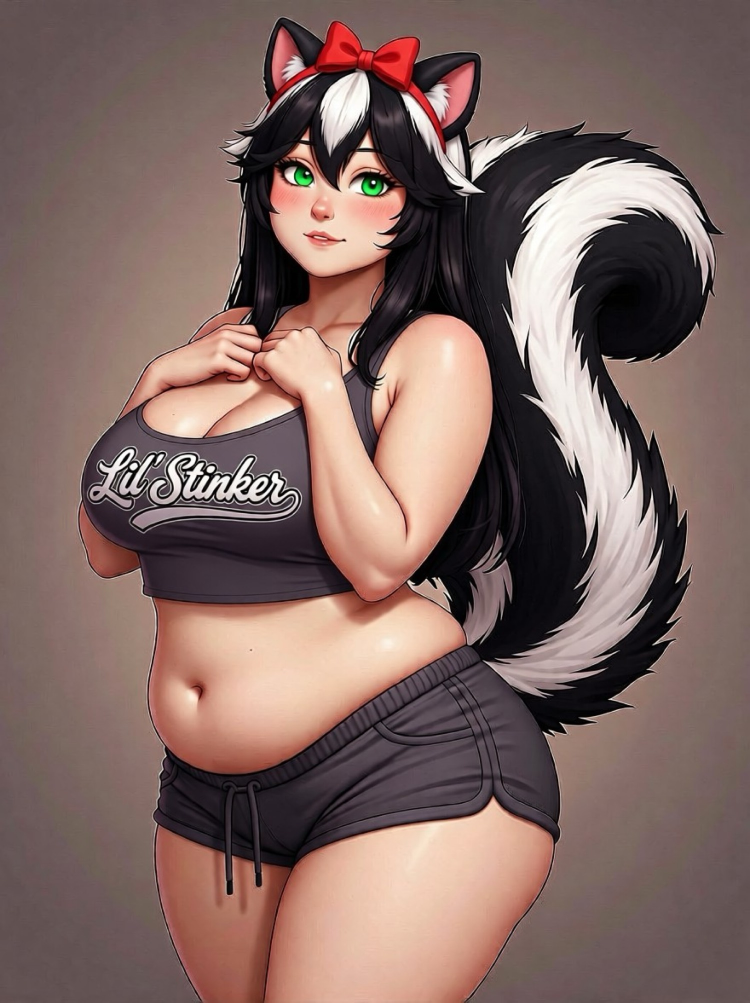
#> input picture attachments/IMG_9452.jpg, 1500 x 2005 px (shown at 1/2 size)
$ python despill_outlines.py ../attachments/IMG_9452.jpg
#> lines starting #> are read from the running program, lines starting #| are printed output that depends on the picture; after the words box and inside, x2 and y2 are one past the last pixel; in counts of white or black regions, pixels touching at a corner belong together
#!/usr/bin/env python3
"""Cut chroma-green fringe, despill outlines, inpaint leftover screen holes. Keeps the eyes."""
from __future__ import annotations

from collections import deque
from pathlib import Path

import numpy as np
from PIL import Image, ImageFilter


def label(mask: np.ndarray) -> tuple[np.ndarray, int]:
    h, w = mask.shape
    out = np.zeros((h, w), np.int32)
    seen = np.zeros_like(mask)
    n = 0
    ys, xs = np.where(mask)
    for y, x in zip(ys.tolist(), xs.tolist()):
        if seen[y, x]:
            continue
        n += 1
        q = deque([(y, x)])
        seen[y, x] = True
        while q:
            cy, cx = q.popleft()
            out[cy, cx] = n
            for dy, dx in ((1, 0), (-1, 0), (0, 1), (0, -1)):
                ny, nx = cy + dy, cx + dx
                if 0 <= ny < h and 0 <= nx < w and mask[ny, nx] and not seen[ny, nx]:
                    seen[ny, nx] = True
                    q.append((ny, nx))
    return out, n


def clean(path: Path) -> None:
    im = Image.open(path).convert("RGBA")
    arr = np.array(im)
    r = arr[:, :, 0].astype(np.int16)
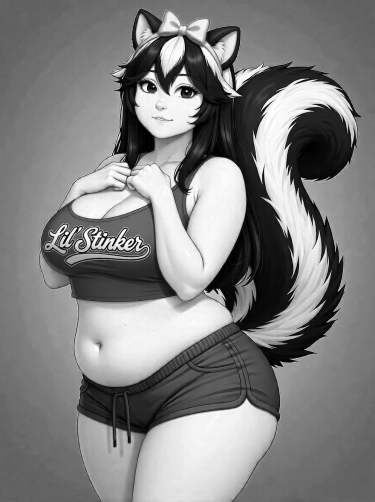
#> r: shape (2005, 1500) int16 (shown at 1/4 size); min 0, max 255, mean 128.4
    g = arr[:, :, 1].astype(np.int16)
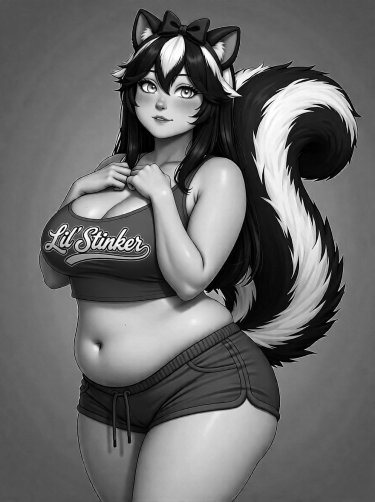
#> g: shape (2005, 1500) int16 (shown at 1/4 size); min 0, max 255, mean 104.2
    b = arr[:, :, 2].astype(np.int16)
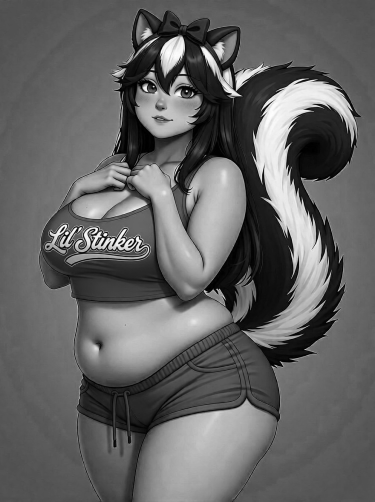
#> b: shape (2005, 1500) int16 (shown at 1/4 size); min 0, max 255, mean 98.9
    a = arr[:, :, 3]
#> a: shape (2005, 1500); every value is 255
    h, w = a.shape
    opaque = a > 16
#> opaque: shape (2005, 1500) bool; every value is 1
    chroma = opaque & (g > 80) & (g > r + 24) & (g > b + 18)
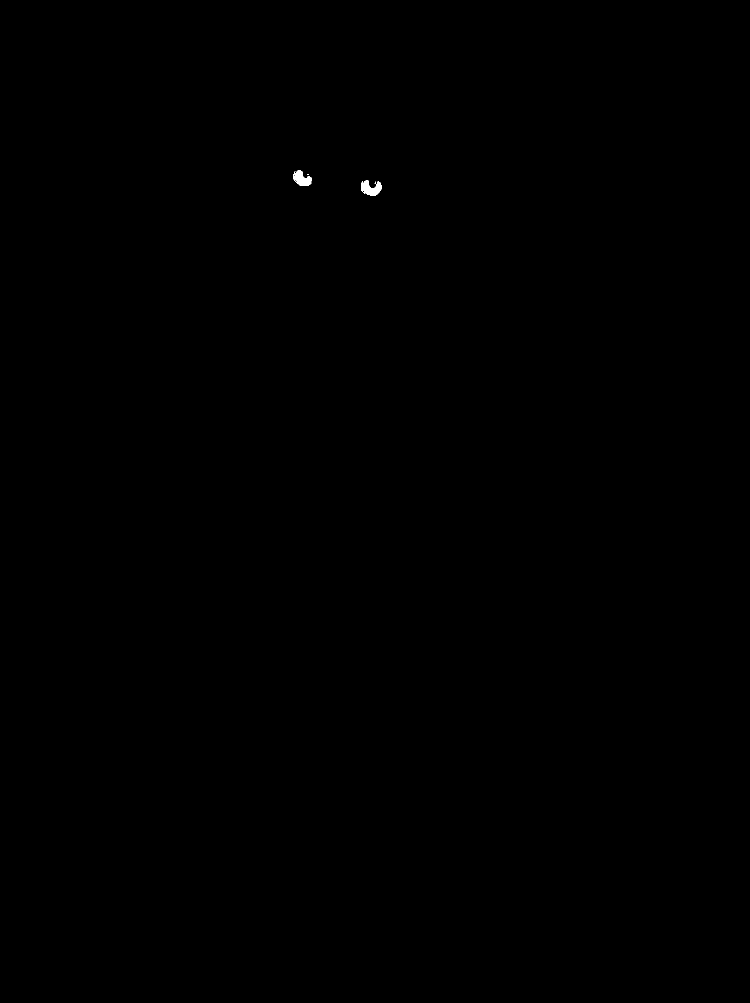
#> chroma: shape (2005, 1500) bool (shown at 1/2 size); 0.05% white; 4 white regions (2 under 20 px), largest, box (x1, y1, x2, y2) and area: (722, 361, 764, 391) 792, (587, 340, 624, 372) 709

    trans = Image.fromarray(((a < 24).astype(np.uint8) * 255))
#> trans: PIL image 1500x2005 L; every value is 0
    near = np.array(trans.filter(ImageFilter.MaxFilter(15))) > 0

    ys, xs = np.where(opaque)
    if len(ys) == 0:
        return
    top = int(ys.min())
#> top = 0
    span = max(1, int(ys.max() - top))
#> span = 2004

    comp, n = label(chroma)
#> in label, `ys, xs = np.where(mask)`: ys = 1516 values from 340 to 390; xs = 1516 values, max 763 at index 963, min 587 at index 94, mean 676.9
#> the loop in label, `for y, x in zip(ys.tolist(), xs.tolist()):` made 1516 passes
#> (y, x) on passes 1 to 3: (340, 597), (340, 598), (341, 595)
#> after the loop in label, `for y, x in zip(ys.tolist(), xs.tolist()):`: n = 15
#> n = 15
    eyes = np.zeros((h, w), dtype=bool)
    for i in range(1, n + 1):
        m = comp == i
        area = int(m.sum())
        if area < 30 or area > 900:
            continue
        yy, xx = np.where(m)
        bh = int(yy.max() - yy.min())
        bw = int(xx.max() - xx.min())
        if max(bh, bw) > 70:
            continue
        cy = float(yy.mean())
        if (cy - top) / span > 0.34:
            continue
        if (m & near).mean() > 0.35:
            continue
        eyes |= m
#> this loop made 15 passes
#> (area, bh, bw, cy) on passes 1, 3, 5: (661, 31, 33, 357.7), (39, 20, 4, 353.7), (790, 29, 41, 376.7)
#> eyes: shape (2005, 1500) bool; 0.05% white; 3 white regions, box (x1, y1, x2, y2) and area: (722, 361, 764, 391) 790, (590, 340, 624, 372) 661, (587, 343, 592, 364) 39
#> m: shape (2005, 1500) bool; 0% white in thin lines or dots, all inside (x1, y1, x2, y2) = (729, 387, 730, 388)

    spill = chroma & ~eyes
#> spill: shape (2005, 1500) bool; 0% white in thin lines or dots, all inside (x1, y1, x2, y2) = (590, 342, 752, 388)
    fringe = spill & near & (g > 115) & (r < 125) & (b < 135)
    arr[fringe, 3] = 0

    rest = spill & (arr[:, :, 3] > 0) & ~fringe
    pulled = np.minimum(g, np.maximum(r, b) + 2)
    arr[rest, 1] = pulled[rest].astype(np.uint8)

    # Strong leftover screen color (not eyes): paint from nearby real pixels.
    r = arr[:, :, 0].astype(np.int16)
    gch = arr[:, :, 1].astype(np.int16)
    b = arr[:, :, 2].astype(np.int16)
    strong = (arr[:, :, 3] > 16) & ~eyes & (gch > 140) & (gch > r + 35) & (gch > b + 30)
    src = (arr[:, :, 3] > 16) & ~strong
    painted = 0
    ys2, xs2 = np.where(strong)
#> ys2 = empty array; xs2 = empty array
    for y, x in zip(ys2.tolist(), xs2.tolist()):
        y0, y1 = max(0, y - 6), min(h, y + 7)
        x0, x1 = max(0, x - 6), min(w, x + 7)
        patch = src[y0:y1, x0:x1]
        if not patch.any():
            arr[y, x, 3] = 0
            continue
        cols = arr[y0:y1, x0:x1][:, :, :3][patch]
        arr[y, x, :3] = cols.mean(axis=0).astype(np.uint8)
        painted += 1
#> this loop made 0 passes
#> after the loop, painted = 0

    Image.fromarray(arr, "RGBA").save(path, "PNG", optimize=True)
    print(path.name, "fringe", int(fringe.sum()), "despill", int(rest.sum()), "inpaint", painted, "eyes", int(eyes.sum()))
#| IMG_9452.jpg fringe 0 despill 26 inpaint 0 eyes 1490


if __name__ == "__main__":
    import sys

    for p in sys.argv[1:]:
        clean(Path(p))

$ run again, on attachments/IMG_9522.jpg
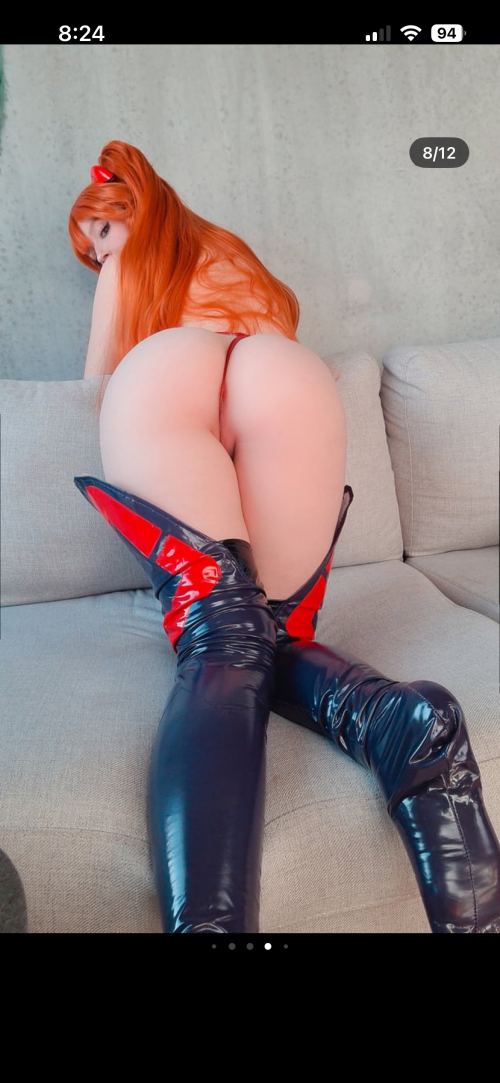
#> input picture attachments/IMG_9522.jpg, 1500 x 3247 px (shown at 1/3 size)
#> in clean, `r = arr[:, :, 0].astype(np.int16)`:
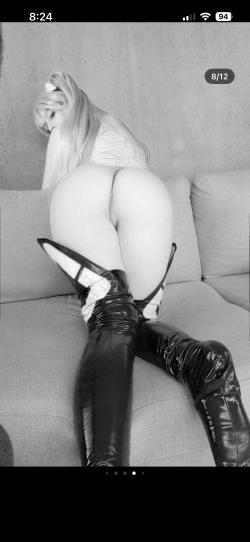
#> r: shape (3247, 1500) int16 (shown at 1/6 size); min 0, max 255, mean 126.8
#> in clean, `b = arr[:, :, 2].astype(np.int16)`:
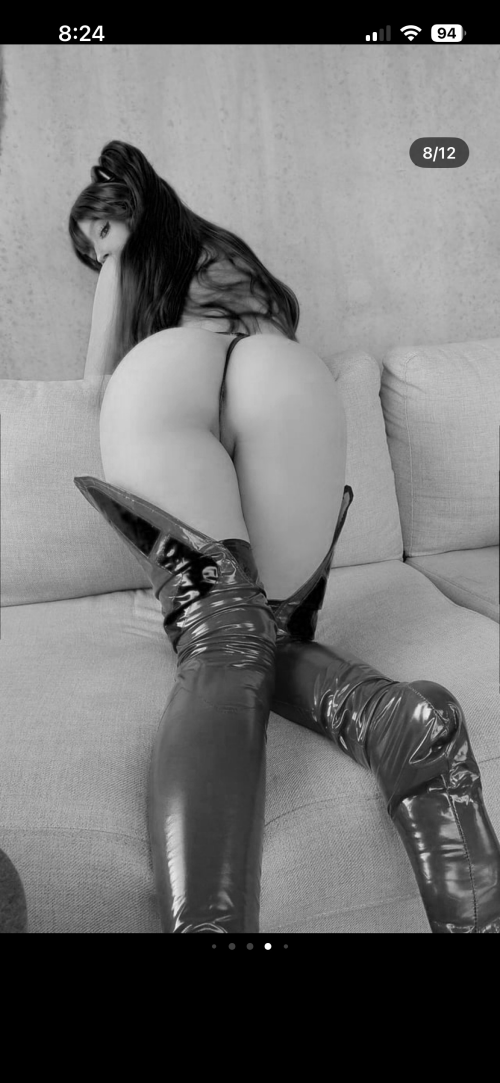
#> b: shape (3247, 1500) int16 (shown at 1/3 size); min 0, max 255, mean 114.1
#> a: shape (3247, 1500); every value is 255
#> opaque: shape (3247, 1500) bool; every value is 1
#> chroma: shape (3247, 1500) bool; every value is 0
#> top = 0
#> span = 3246
#> ys = empty array
#> after the loop in label, `for y, x in zip(ys.tolist(), xs.tolist()):`: n = 0
#> ys2 = empty array
#> after the loop in clean, `for y, x in zip(ys2.tolist(), xs2.tolist()):`: painted = 0
#| IMG_9522.jpg fringe 0 despill 0 inpaint 0 eyes 0
